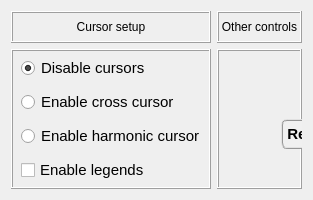
        <widget class="QWidget" name="tab">
         <attribute name="title">
          <string>Advanced controls</string>
         </attribute>
         <layout class="QGridLayout" name="gridLayout_2">
          <item row="0" column="0">
           <widget class="QFrame" name="frame_32">
            <property name="minimumSize">
             <size>
              <width>85</width>
              <height>32</height>
             </size>
            </property>
            <property name="maximumSize">
             <size>
              <width>240</width>
              <height>32</height>
             </size>
            </property>
            <property name="sizeIncrement">
             <size>
              <width>0</width>
              <height>110</height>
             </size>
            </property>
            <property name="frameShape">
             <enum>QFrame::Box</enum>
            </property>
            <property name="frameShadow">
             <enum>QFrame::Raised</enum>
            </property>
            <layout class="QGridLayout" name="gridLayout_32">
             <property name="leftMargin">
              <number>0</number>
             </property>
             <property name="topMargin">
              <number>0</number>
             </property>
             <property name="rightMargin">
              <number>0</number>
             </property>
             <property name="bottomMargin">
              <number>0</number>
             </property>
             <property name="spacing">
              <number>0</number>
             </property>
             <item row="0" column="0">
              <widget class="QLabel" name="label_12">
               <property name="font">
                <font>
                 <weight>50</weight>
                 <bold>false</bold>
                </font>
               </property>
               <property name="text">
                <string>Cursor setup</string>
               </property>
               <property name="alignment">
                <set>Qt::AlignCenter</set>
               </property>
              </widget>
             </item>
            </layout>
           </widget>
          </item>
          <item row="0" column="1">
           <widget class="QFrame" name="frame_33">
            <property name="minimumSize">
             <size>
              <width>85</width>
              <height>32</height>
             </size>
            </property>
            <property name="maximumSize">
             <size>
              <width>240</width>
              <height>32</height>
             </size>
            </property>
            <property name="sizeIncrement">
             <size>
              <width>0</width>
              <height>110</height>
             </size>
            </property>
            <property name="frameShape">
             <enum>QFrame::Box</enum>
            </property>
            <property name="frameShadow">
             <enum>QFrame::Raised</enum>
            </property>
            <layout class="QGridLayout" name="gridLayout_33">
             <property name="leftMargin">
              <number>0</number>
             </property>
             <property name="topMargin">
              <number>0</number>
             </property>
             <property name="rightMargin">
              <number>0</number>
             </property>
             <property name="bottomMargin">
              <number>0</number>
             </property>
             <property name="spacing">
              <number>0</number>
             </property>
             <item row="0" column="0">
              <widget class="QLabel" name="label_13">
               <property name="font">
                <font>
                 <weight>50</weight>
                 <bold>false</bold>
                </font>
               </property>
               <property name="text">
                <string>Other controls</string>
               </property>
               <property name="alignment">
                <set>Qt::AlignCenter</set>
               </property>
              </widget>
             </item>
            </layout>
           </widget>
          </item>
          <item row="1" column="0">
           <widget class="QFrame" name="frame_30">
            <property name="minimumSize">
             <size>
              <width>85</width>
              <height>30</height>
             </size>
            </property>
            <property name="maximumSize">
             <size>
              <width>240</width>
              <height>240</height>
             </size>
            </property>
            <property name="sizeIncrement">
             <size>
              <width>0</width>
              <height>110</height>
             </size>
            </property>
            <property name="frameShape">
             <enum>QFrame::Box</enum>
            </property>
            <property name="frameShadow">
             <enum>QFrame::Raised</enum>
            </property>
            <layout class="QGridLayout" name="gridLayout_31">
             <property name="leftMargin">
              <number>8</number>
             </property>
             <property name="topMargin">
              <number>4</number>
             </property>
             <property name="rightMargin">
              <number>4</number>
             </property>
             <property name="bottomMargin">
              <number>4</number>
             </property>
             <property name="horizontalSpacing">
              <number>4</number>
             </property>
             <property name="verticalSpacing">
              <number>8</number>
             </property>
             <item row="0" column="0">
              <widget class="QRadioButton" name="radioButton_disable_cursors">
               <property name="minimumSize">
                <size>
                 <width>75</width>
                 <height>26</height>
                </size>
               </property>
               <property name="maximumSize">
                <size>
                 <width>200</width>
                 <height>26</height>
                </size>
               </property>
               <property name="font">
                <font>
                 <family>Arial</family>
                 <pointsize>11</pointsize>
                 <weight>50</weight>
                 <italic>false</italic>
                 <bold>false</bold>
                </font>
               </property>
               <property name="text">
                <string>Disable cursors</string>
               </property>
               <property name="checked">
                <bool>true</bool>
               </property>
              </widget>
             </item>
             <item row="3" column="0">
              <widget class="QCheckBox" name="checkBox_legends">
               <property name="minimumSize">
                <size>
                 <width>75</width>
                 <height>26</height>
                </size>
               </property>
               <property name="maximumSize">
                <size>
                 <width>200</width>
                 <height>26</height>
                </size>
               </property>
               <property name="font">
                <font>
                 <family>Arial</family>
                 <pointsize>11</pointsize>
                 <weight>50</weight>
                 <italic>false</italic>
                 <bold>false</bold>
                </font>
               </property>
               <property name="text">
                <string>Enable legends</string>
               </property>
               <property name="checked">
                <bool>false</bool>
               </property>
              </widget>
             </item>
             <item row="1" column="0">
              <widget class="QRadioButton" name="radioButton_cross_cursor">
               <property name="minimumSize">
                <size>
                 <width>75</width>
                 <height>26</height>
                </size>
               </property>
               <property name="maximumSize">
                <size>
                 <width>200</width>
                 <height>26</height>
                </size>
               </property>
               <property name="font">
                <font>
                 <family>Arial</family>
                 <pointsize>11</pointsize>
                 <weight>50</weight>
                 <italic>false</italic>
                 <bold>false</bold>
                </font>
               </property>
               <property name="text">
                <string>Enable cross cursor</string>
               </property>
               <property name="checked">
                <bool>false</bool>
               </property>
              </widget>
             </item>
             <item row="2" column="0">
              <widget class="QRadioButton" name="radioButton_harmonic_cursor">
               <property name="minimumSize">
                <size>
                 <width>75</width>
                 <height>26</height>
                </size>
               </property>
               <property name="maximumSize">
                <size>
                 <width>200</width>
                 <height>26</height>
                </size>
               </property>
               <property name="font">
                <font>
                 <family>Arial</family>
                 <pointsize>11</pointsize>
                 <weight>50</weight>
                 <italic>false</italic>
                 <bold>false</bold>
                </font>
               </property>
               <property name="text">
                <string>Enable harmonic cursor</string>
               </property>
               <property name="checked">
                <bool>false</bool>
               </property>
              </widget>
             </item>
            </layout>
           </widget>
          </item>
          <item row="1" column="1">
           <widget class="QFrame" name="frame_6">
            <property name="frameShape">
             <enum>QFrame::Box</enum>
            </property>
            <property name="frameShadow">
             <enum>QFrame::Raised</enum>
            </property>
            <widget class="QPushButton" name="pushButton_ResetPlot">
             <property name="geometry">
              <rect>
               <x>64</x>
               <y>70</y>
               <width>85</width>
               <height>30</height>
              </rect>
             </property>
             <property name="minimumSize">
              <size>
               <width>85</width>
               <height>30</height>
              </size>
             </property>
             <property name="maximumSize">
              <size>
               <width>85</width>
               <height>30</height>
              </size>
             </property>
             <property name="font">
              <font>
               <family>MS Shell Dlg 2</family>
               <pointsize>11</pointsize>
               <weight>75</weight>
               <italic>false</italic>
               <bold>true</bold>
              </font>
             </property>
             <property name="styleSheet">
              <string notr="true">QPushButton{border-radius: 6px; border-color: rgb(150, 150, 150); border-style: ridge; border-width: 2px; color: rgb(0, 0, 0); background-color: rgb(240, 240, 240); font: 75 bold 11pt &quot;MS Shell Dlg 2&quot;}
QPushButton:hover{border-radius: 6px; border-color: rgb(0, 170, 255); border-style: ridge; border-width: 2px; color: rgb(0, 0, 0); background-color: rgba(174, 213, 255, 100); font: 75 bold 11pt &quot;MS Shell Dlg 2&quot;}
QPushButton:pressed{border-radius: 6px; border-color: rgb(0, 170, 255); border-style: ridge; border-width: 3px; color: rgb(0, 0, 0); background-color: rgb(174, 213, 255); font: 75 bold 11pt &quot;MS Shell Dlg 2&quot;}</string>
             </property>
             <property name="text">
              <string>Reset plot</string>
             </property>
            </widget>
           </widget>
          </item>
         </layout>
        </widget>
